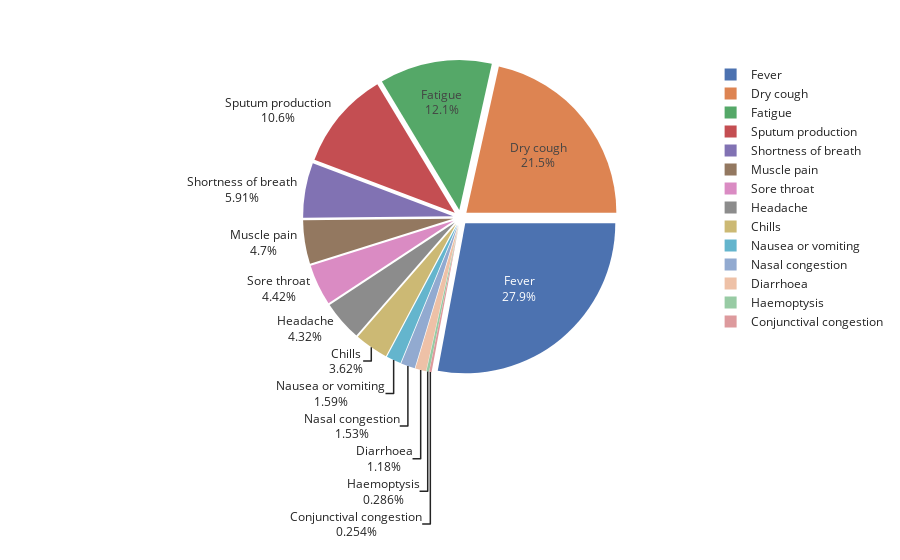

Notebook code cell kept with this figure:
### Markdown cell above
**Pie Chart**

### Code cell
fig = px.pie(symptoms,
             values="percentage",
             names="symptom",
             template="seaborn")
fig.update_traces(rotation=90, pull=0.05, textinfo="percent+label")
fig.show()

### Figure 1 — Plotly figure (JSON) as saved in the notebook; plotly's stock layout.template omitted (floating-point values rounded to 4 significant figures)
{"data": [{"domain": {"x": [0, 1], "y": [0, 1]}, "hovertemplate": "symptom=%{label}<br>percentage=%{value}<extra></extra>", "labels": ["Fever", "Dry cough", "Fatigue", "Sputum production", "Shortness of breath", "Muscle pain", "Sore throat", "Headache", "Chills", "Nausea or vomiting", "Nasal congestion", "Diarrhoea", "Haemoptysis", "Conjunctival congestion"], "legendgroup": "", "name": "", "pull": 0.05, "rotation": 90, "showlegend": true, "textinfo": "percent+label", "type": "pie", "values": [87.9, 67.7, 38.1, 33.4, 18.6, 14.8, 13.9, 13.6, 11.4, 5, 4.8, 3.7, 0.9, 0.8]}], "layout": {"legend": {"tracegroupgap": 0}, "margin": {"t": 60}}}
